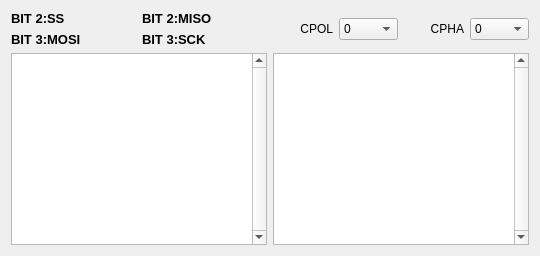
           <widget class="QWidget" name="spiTab">
            <attribute name="title">
             <string>SPI</string>
            </attribute>
            <layout class="QVBoxLayout" name="verticalLayout_60">
             <item>
              <layout class="QHBoxLayout" name="horizontalLayout_76">
               <item>
                <layout class="QHBoxLayout" name="horizontalLayout_71">
                 <item>
                  <layout class="QVBoxLayout" name="verticalLayout_78">
                   <item>
                    <widget class="QLabel" name="label_57">
                     <property name="font">
                      <font>
                       <pointsize>10</pointsize>
                       <bold>true</bold>
                      </font>
                     </property>
                     <property name="text">
                      <string>BIT 2:SS</string>
                     </property>
                    </widget>
                   </item>
                   <item>
                    <widget class="QLabel" name="label_58">
                     <property name="font">
                      <font>
                       <pointsize>10</pointsize>
                       <bold>true</bold>
                      </font>
                     </property>
                     <property name="text">
                      <string>BIT 3:MOSI</string>
                     </property>
                    </widget>
                   </item>
                  </layout>
                 </item>
                 <item>
                  <layout class="QVBoxLayout" name="verticalLayout_79">
                   <item>
                    <widget class="QLabel" name="label_61">
                     <property name="font">
                      <font>
                       <pointsize>10</pointsize>
                       <bold>true</bold>
                      </font>
                     </property>
                     <property name="text">
                      <string>BIT 2:MISO</string>
                     </property>
                    </widget>
                   </item>
                   <item>
                    <widget class="QLabel" name="label_62">
                     <property name="font">
                      <font>
                       <pointsize>10</pointsize>
                       <bold>true</bold>
                      </font>
                     </property>
                     <property name="text">
                      <string>BIT 3:SCK</string>
                     </property>
                    </widget>
                   </item>
                  </layout>
                 </item>
                </layout>
               </item>
               <item>
                <layout class="QHBoxLayout" name="horizontalLayout_74">
                 <item>
                  <layout class="QHBoxLayout" name="horizontalLayout_72">
                   <item>
                    <widget class="QLabel" name="label_59">
                     <property name="text">
                      <string>CPOL</string>
                     </property>
                     <property name="alignment">
                      <set>Qt::AlignmentFlag::AlignRight|Qt::AlignmentFlag::AlignTrailing|Qt::AlignmentFlag::AlignVCenter</set>
                     </property>
                    </widget>
                   </item>
                   <item>
                    <widget class="QComboBox" name="comboBoxCPOL">
                     <item>
                      <property name="text">
                       <string>0</string>
                      </property>
                     </item>
                     <item>
                      <property name="text">
                       <string>1</string>
                      </property>
                     </item>
                    </widget>
                   </item>
                  </layout>
                 </item>
                 <item>
                  <layout class="QHBoxLayout" name="horizontalLayout_73">
                   <item>
                    <widget class="QLabel" name="label_60">
                     <property name="text">
                      <string>CPHA</string>
                     </property>
                     <property name="alignment">
                      <set>Qt::AlignmentFlag::AlignRight|Qt::AlignmentFlag::AlignTrailing|Qt::AlignmentFlag::AlignVCenter</set>
                     </property>
                    </widget>
                   </item>
                   <item>
                    <widget class="QComboBox" name="comboBoxCPHA">
                     <item>
                      <property name="text">
                       <string>0</string>
                      </property>
                     </item>
                     <item>
                      <property name="text">
                       <string>1</string>
                      </property>
                     </item>
                    </widget>
                   </item>
                  </layout>
                 </item>
                </layout>
               </item>
              </layout>
             </item>
             <item>
              <layout class="QHBoxLayout" name="horizontalLayout_75">
               <item>
                <widget class="QPlainTextEdit" name="mosiTextEdit">
                 <property name="font">
                  <font>
                   <family>Courier</family>
                   <pointsize>8</pointsize>
                  </font>
                 </property>
                 <property name="verticalScrollBarPolicy">
                  <enum>Qt::ScrollBarPolicy::ScrollBarAlwaysOn</enum>
                 </property>
                </widget>
               </item>
               <item>
                <widget class="QPlainTextEdit" name="misoTextEdit">
                 <property name="font">
                  <font>
                   <family>Courier</family>
                   <pointsize>8</pointsize>
                  </font>
                 </property>
                 <property name="verticalScrollBarPolicy">
                  <enum>Qt::ScrollBarPolicy::ScrollBarAlwaysOn</enum>
                 </property>
                </widget>
               </item>
              </layout>
             </item>
            </layout>
           </widget>
